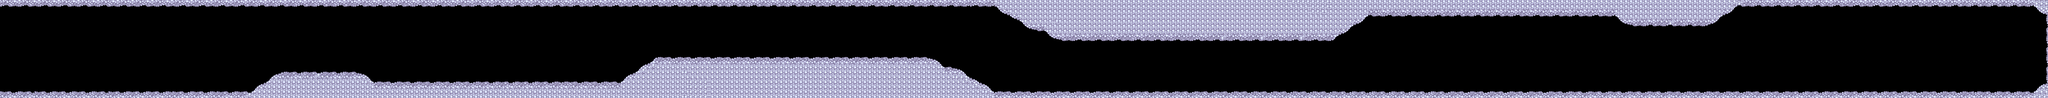

A level layout from a 2D game, rendered from its tile map. Below: a short description, then the map file with tile-grid data replaced by summaries:
An orthogonal 416x20 tile map with 16x16 px tiles, 2 tile layers (Tile Layer 1, Tile Layer 2).

<map version="1.2" tiledversion="1.3.1" orientation="orthogonal" renderorder="right-down" compressionlevel="0" width="416" height="20" tilewidth="16" tileheight="16" infinite="0" nextlayerid="3" nextobjectid="1">
 <editorsettings>
  <export target="level3Marbles.json" format="json" />
 </editorsettings>
 <tileset firstgid="1" name="marblesTileset" tilewidth="16" tileheight="16" tilecount="28" columns="7">
  <image source="marblesTileset.png" trans="003039" width="112" height="64" />
  <tile id="16">
   <properties>
    <property name="collides" type="bool" value="true" />
   </properties>
  </tile>
  <tile id="17">
   <properties>
    <property name="collides" type="bool" value="true" />
   </properties>
  </tile>
  <tile id="18">
   <properties>
    <property name="collides" type="bool" value="true" />
   </properties>
  </tile>
  <tile id="19">
   <properties>
    <property name="collides" type="bool" value="true" />
   </properties>
  </tile>
  <tile id="20">
   <properties>
    <property name="collides" type="bool" value="true" />
   </properties>
  </tile>
  <tile id="22">
   <properties>
    <property name="collides" type="bool" value="true" />
   </properties>
  </tile>
  <tile id="23">
   <properties>
    <property name="collides" type="bool" value="true" />
   </properties>
  </tile>
 </tileset>
 <layer id="1" name="Tile Layer 1" width="416" height="20">
  <data>[8320 cells, 2273 non-empty, 18 distinct tile ids]</data>
 </layer>
 <layer id="2" name="Tile Layer 2" width="416" height="20">
  <data>[8320 cells, 770 non-empty, 4 distinct tile ids]</data>
 </layer>
</map>